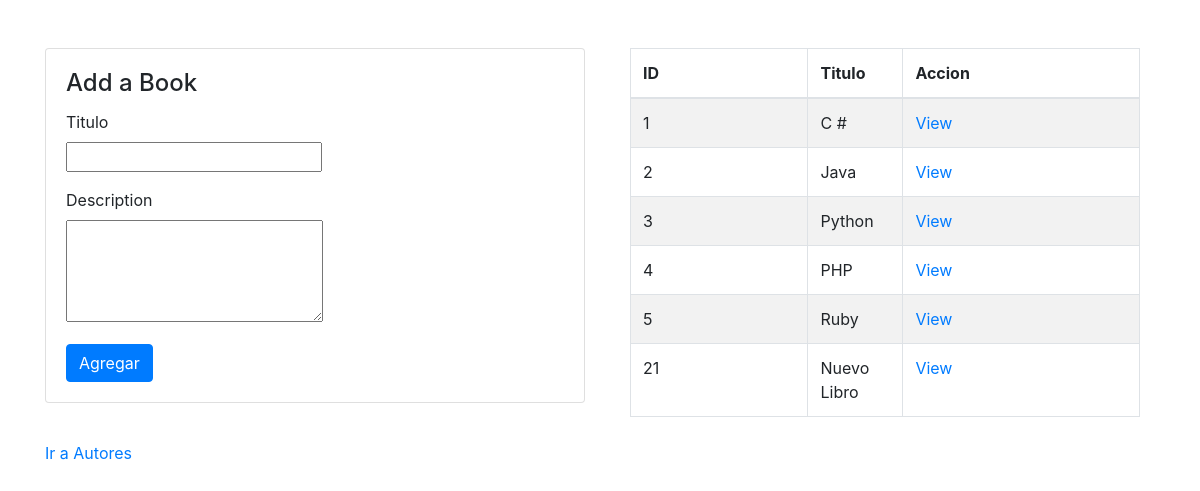
The page / on the database its author committed.
### books_authors_app/models.py (models this page shows, shortened)
class Libro(models.Model):
    id = models.AutoField(primary_key=True)
    titulo = models.CharField(max_length=255)
    descripcion = models.TextField(max_length=255)
    created_at = models.DateTimeField(auto_now_add=True)
    updated_at = models.DateTimeField(auto_now=True)
    class Meta:
            db_table = 'libro'

### books_authors_app/views.py (the view)
# urls.py: path('', views.books),
def books(request):
    lista_libros = Libro.objects.all()
    context = {
        'libros': lista_libros,
    }
    return render(request, 'books.html', context)

### books_authors_app/templates/books.html (shortened to what this page needs)
<!DOCTYPE html>
<html lang="en">
<head>
    <link rel="stylesheet" href="https://maxcdn.bootstrapcdn.com/bootstrap/4.0.0/css/bootstrap.min.css">
</head>
<body>
    <div class="wraper">
        <div class="container mt-5">
            <div class="row">
                <div class="col-md-6">
                    <div class="card">
                        <div class="card-body">
                            <h4 class="card-title">Add a Book</h4>
                            <form action="add_book" method="POST">
                                <div class="form-group">
                                    <label for="tittle">Titulo</label><br>
                                    <input type="text" name="tittle" id="tittle">
                                </div>
                                <div class="form-group">
                                    <label for="description">Description</label><br>
                                    <textarea name="description" id="description" cols="23" rows="4"></textarea>
                                </div>
                                <button class="btn btn-primary">Agregar</button>
                            </form>
                        </div>
                    </div>
                </div>
                <div class="col-md-6">
                    <div class="col">
                        <table class="mb-4 table table-striped table-bordered">
                            <thead>
                                <tr>
                                    <th scope="col" class="col-3">ID</th>
                                    <th scope="col" class="col-1">Titulo</th>
                                    <th scope="col" class="col-4">Accion</th>
                                </tr>
                            </thead>
                            <tbody>
                                {% for libro in libros %}
                                <tr>
                                    <td>{{libro.id}}</td>
                                    <td>{{libro.titulo}}</td>
                                    <td><a href="/books_show/{{libro.id}}/">View</a></td>
                                </tr>
                                {% endfor%}
                            </tbody>
                        </table>
                    </div>
                </div>
            </div>
            <a href="authors">Ir a Autores</a>
        </div>
    </div>
</body>
</html>
</html>

### rows shown on the page
Libro: id "1", titulo "C #"
Libro: id "2", titulo "Java"
Libro: id "3", titulo "Python"
Libro: id "4", titulo "PHP"
Libro: id "5", titulo "Ruby"
Libro: id "21", titulo "Nuevo Libro"
